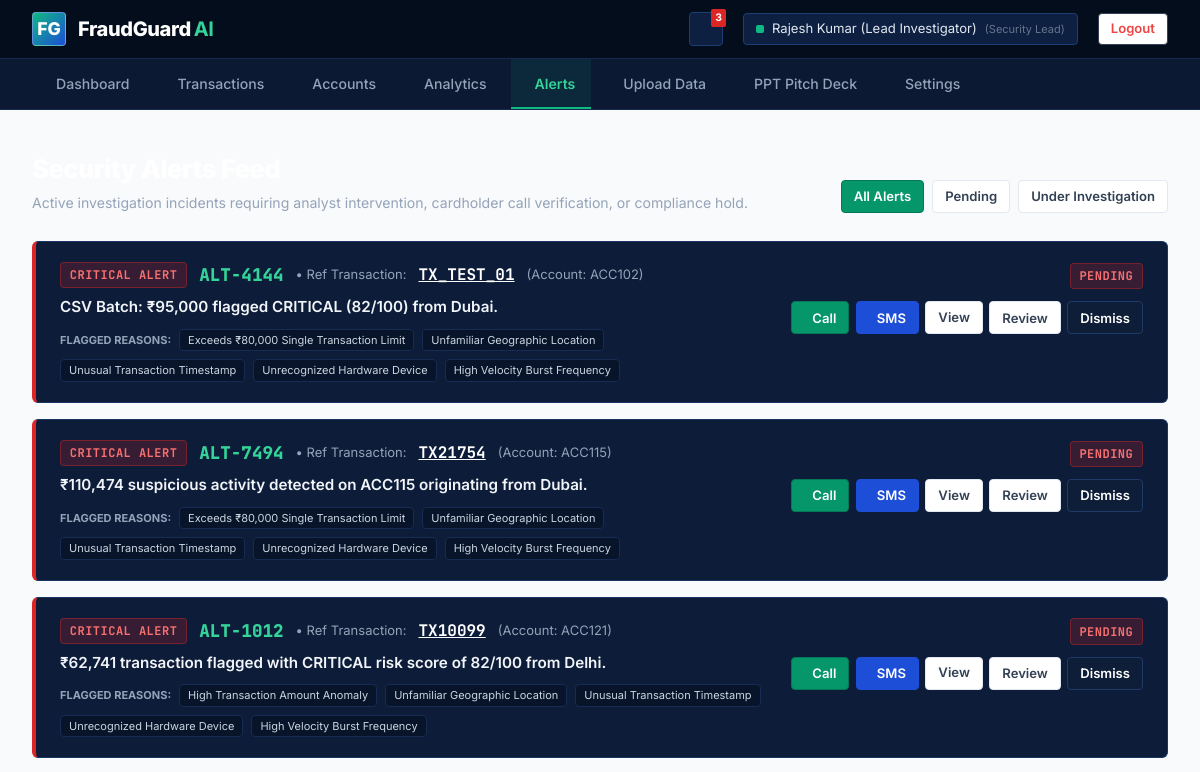
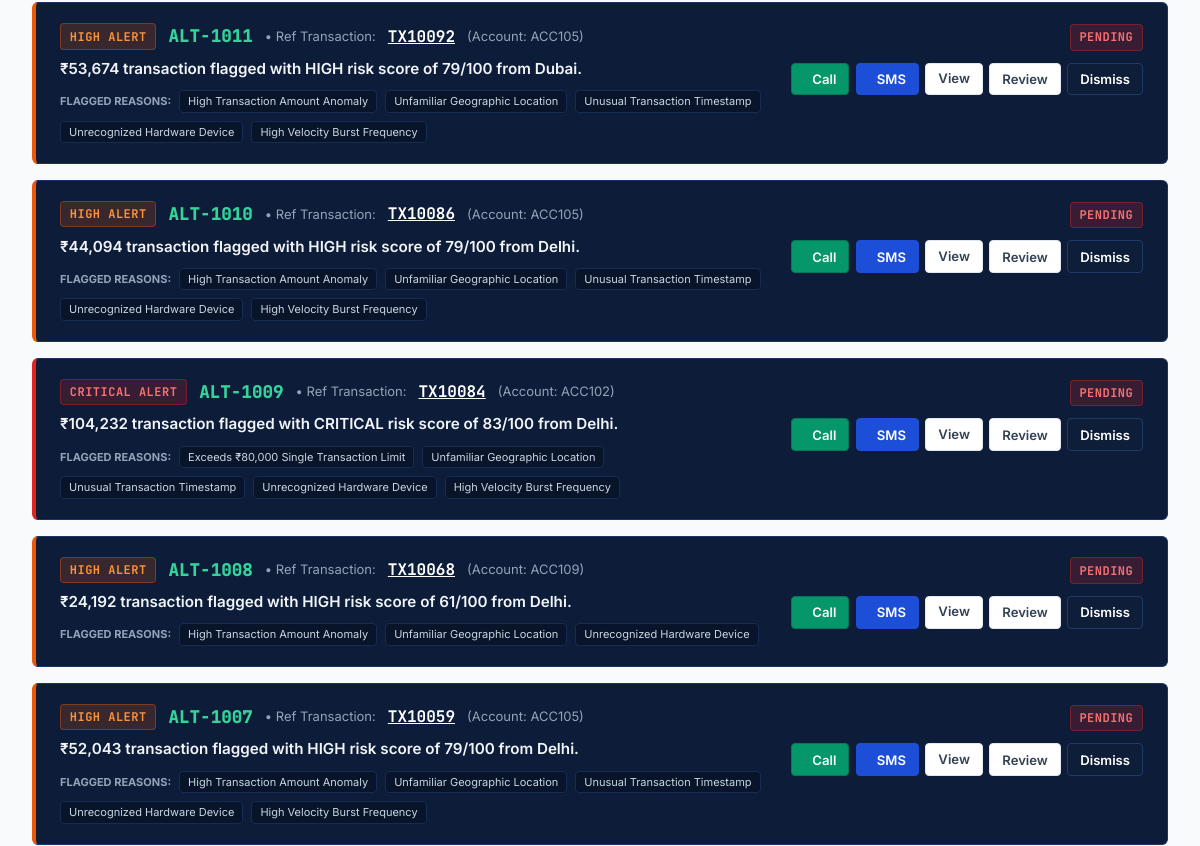
The app's page /alerts (signed in, upper part), older data (2 pictures, top to bottom).
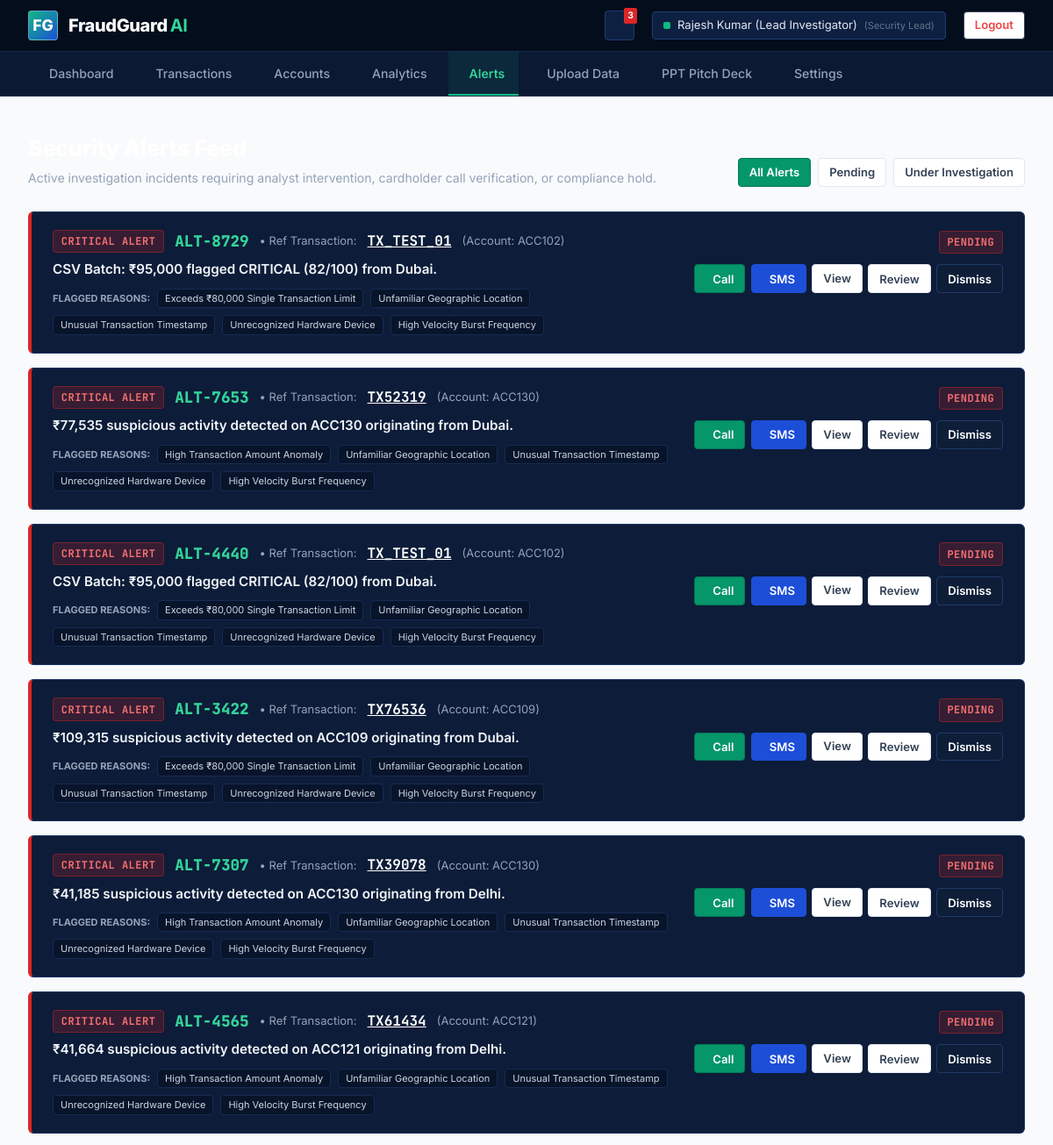
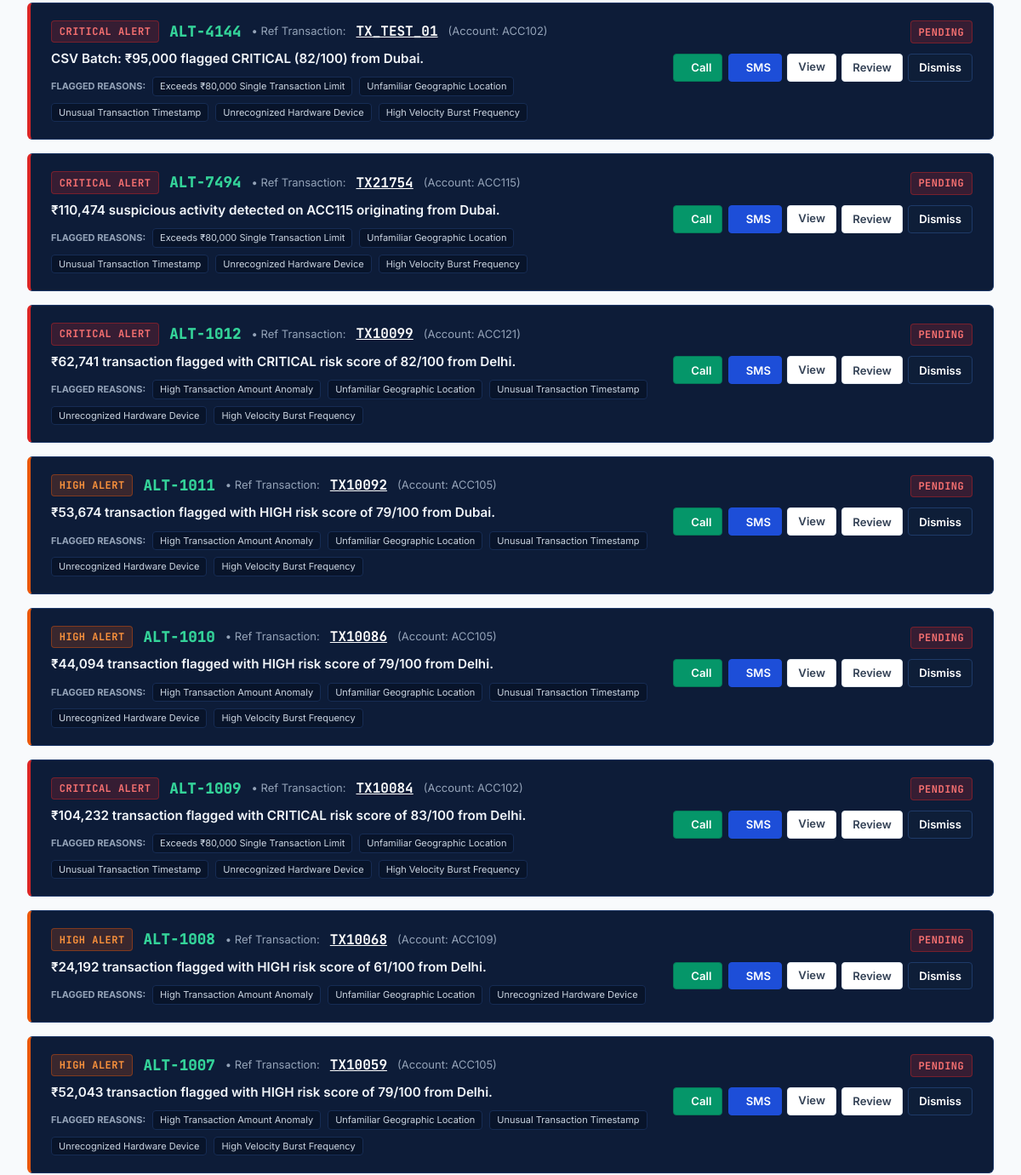
The same page, newer data (2 pictures, top to bottom).
### tables this page shows
CREATE TABLE alerts (
            id INTEGER PRIMARY KEY AUTOINCREMENT,
            alert_id TEXT UNIQUE NOT NULL,
            transaction_id TEXT NOT NULL,
            account_id TEXT NOT NULL,
            severity TEXT NOT NULL,
            message TEXT NOT NULL,
            reasons TEXT DEFAULT '[]',
            status TEXT DEFAULT 'PENDING',
            created_at TIMESTAMP DEFAULT CURRENT_TIMESTAMP,
            FOREIGN KEY (transaction_id) REFERENCES transactions (transaction_id)
        );

### app.py (the view)
@app.route('/alerts')
@login_required
def alerts_view():
    status_filter = request.args.get('status', 'ALL')
    alerts_list = get_all_alerts(status_filter=status_filter)
    for a in alerts_list:
        try:
            a['reasons_list'] = json.loads(a['reasons']) if a['reasons'] else []
        except Exception:
            a['reasons_list'] = []
    return render_template('alerts.html', alerts=alerts_list, status_filter=status_filter)

### app.py (called while the page is built)
def login_required(f):
    @wraps(f)
    def decorated_function(*args, **kwargs):
        if 'user_id' not in session:
            if request.is_json or request.path.startswith('/api/'):
                return jsonify({'success': False, 'message': 'Authentication required. Please log in.'}), 401
            return redirect(url_for('login_view', next=request.url))
        return f(*args, **kwargs)
    return decorated_function

### database.py (called while the page is built)
def get_db_connection():
    os.makedirs(os.path.dirname(DB_PATH), exist_ok=True)
    conn = sqlite3.connect(DB_PATH, timeout=30.0)
    conn.row_factory = sqlite3.Row
    return conn

def get_all_alerts(status_filter=None):
    conn = get_db_connection()
    if status_filter and status_filter != 'ALL':
        rows = conn.execute('SELECT * FROM alerts WHERE status = ? ORDER BY id DESC', (status_filter,)).fetchall()
    else:
        rows = conn.execute('SELECT * FROM alerts ORDER BY id DESC').fetchall()
    conn.close()
    return [dict(r) for r in rows]

### templates/alerts.html (shortened to what the changed rows need)
{% extends "base.html" %}
{% block content %}
<div class="app-main-content">
    <div style="margin-bottom: 1.75rem; display: flex; justify-content: space-between; align-items: flex-end;">
        <div>
            <h1 style="font-size: 1.6rem; font-weight: 800; color: #FFFFFF; letter-spacing: -0.02em;">
            </h1>
        </div>
    </div>
    <div style="display: flex; flex-direction: column; gap: 1rem;">
        {% for alert in alerts %}
        <div id="alert-row-{{ alert.alert_id }}" class="panel-card" style="border-left: 4px solid {% if alert.severity == 'CRITICAL' %}#DC2626{% elif alert.severity == 'HIGH' %}#EA580C{% else %}#D97706{% endif %}; padding: 1.25rem 1.5rem;">
            <div style="display: flex; justify-content: space-between; align-items: flex-start; gap: 1.5rem; flex-wrap: wrap;">
                <div style="flex: 1; min-width: 320px;">
                    <div style="display: flex; align-items: center; gap: 0.75rem; margin-bottom: 0.5rem;">
                        <span class="risk-tag {{ alert.severity.lower() }}">
                            {{ alert.severity }} ALERT
                        </span>
                        <span class="mono" style="font-weight: 800; color: #34D399; font-size: 1.1rem;">
                            {{ alert.alert_id }}
                        </span>
                        <span style="color: #94A3B8; font-size: 13px;">&bull; Ref Transaction:</span>
                        <a href="{{ url_for('transaction_details_view', tx_id=alert.transaction_id) }}" class="mono" style="font-weight: 700; color: #FFFFFF; text-decoration: underline;">
                            {{ alert.transaction_id }}
                        </a>
                        <span style="color: #94A3B8; font-size: 13px;">(Account: {{ alert.account_id }})</span>
                    </div>
                    <div style="font-size: 0.95rem; font-weight: 600; color: #F1F5F9; margin-bottom: 0.6rem;">
                        {{ alert.message }}
                    </div>
                    {% if alert.reasons_list %}
                    <div style="display: flex; flex-wrap: wrap; gap: 0.5rem; align-items: center;">
                        <span style="font-size: 11px; font-weight: 700; color: #94A3B8; text-transform: uppercase;">FLAGGED REASONS:</span>
                        {% for r in alert.reasons_list %}
                        <span style="background: #08142A; border: 1px solid #162C54; border-radius: 4px; padding: 2px 8px; font-size: 11px; color: #CBD5E1;">
                            {{ r }}
                        </span>
                        {% endfor %}
                    </div>
                    {% endif %}
                </div>
                <div style="display: flex; flex-direction: column; align-items: flex-end; gap: 0.75rem;">
                    <div>
                        <span id="status-badge-{{ alert.alert_id }}" class="risk-tag {% if alert.status == 'PENDING' %}critical{% elif alert.status == 'UNDER_INVESTIGATION' %}medium{% else %}low{% endif %}">
                            {{ alert.status }}
                        </span>
                    </div>
                    <div style="display: flex; gap: 0.4rem; flex-wrap: wrap;">
                        <button class="btn btn-green btn-sm btn-call-customer" data-account-id="{{ alert.account_id }}" data-tx-id="{{ alert.transaction_id }}">
                             Call
                        </button>
                        <button class="btn btn-primary btn-sm btn-send-message" data-account-id="{{ alert.account_id }}" data-tx-id="{{ alert.transaction_id }}">
                             SMS
                        </button>
                        <a href="{{ url_for('transaction_details_view', tx_id=alert.transaction_id) }}" class="btn btn-secondary btn-sm">
                            View
                        </a>
                        <button class="btn btn-secondary btn-sm btn-review-alert" data-alert-id="{{ alert.alert_id }}">
                            Review
                        </button>
                        <button class="btn btn-dark btn-sm btn-dismiss-alert" data-alert-id="{{ alert.alert_id }}">
                            Dismiss
                        </button>
                    </div>
                </div>
            </div>
        </div>
        {% endfor %}
    </div>
</div>
{% endblock %}

Row changes from the older to the newer data that the page shows:
added alerts: severity "CRITICAL", alert_id "ALT-8729", transaction_id "TX_TEST_01", account_id "ACC102", message "CSV Batch: ₹95,000 flagged CRITICAL (82/100) from Dubai.", reasons_list "Exceeds ₹80,000 Single Transaction Limit" "Unfamiliar Geographic Location" "Unusual Transaction Timestamp" "Unrecognized Hardware Device" "High Velocity Burst Frequency", status "PENDING"
added alerts: severity "CRITICAL", alert_id "ALT-7653", transaction_id "TX52319", account_id "ACC130", message "₹77,535 suspicious activity detected on ACC130 originating from Dubai.", reasons_list "High Transaction Amount Anomaly" "Unfamiliar Geographic Location" "Unusual Transaction Timestamp" "Unrecognized Hardware Device" "High Velocity Burst Frequency", status "PENDING"
added alerts: severity "CRITICAL", alert_id "ALT-4440", transaction_id "TX_TEST_01", account_id "ACC102", message "CSV Batch: ₹95,000 flagged CRITICAL (82/100) from Dubai.", reasons_list "Exceeds ₹80,000 Single Transaction Limit" "Unfamiliar Geographic Location" "Unusual Transaction Timestamp" "Unrecognized Hardware Device" "High Velocity Burst Frequency", status "PENDING"
added alerts: severity "CRITICAL", alert_id "ALT-3422", transaction_id "TX76536", account_id "ACC109", message "₹109,315 suspicious activity detected on ACC109 originating from Dubai.", reasons_list "Exceeds ₹80,000 Single Transaction Limit" "Unfamiliar Geographic Location" "Unusual Transaction Timestamp" "Unrecognized Hardware Device" "High Velocity Burst Frequency", status "PENDING"
added alerts: severity "CRITICAL", alert_id "ALT-7307", transaction_id "TX39078", account_id "ACC130", message "₹41,185 suspicious activity detected on ACC130 originating from Delhi.", reasons_list "High Transaction Amount Anomaly" "Unfamiliar Geographic Location" "Unusual Transaction Timestamp" "Unrecognized Hardware Device" "High Velocity Burst Frequency", status "PENDING"
added alerts: severity "CRITICAL", alert_id "ALT-4565", transaction_id "TX61434", account_id "ACC121", message "₹41,664 suspicious activity detected on ACC121 originating from Delhi.", reasons_list "High Transaction Amount Anomaly" "Unfamiliar Geographic Location" "Unusual Transaction Timestamp" "Unrecognized Hardware Device" "High Velocity Burst Frequency", status "PENDING"
